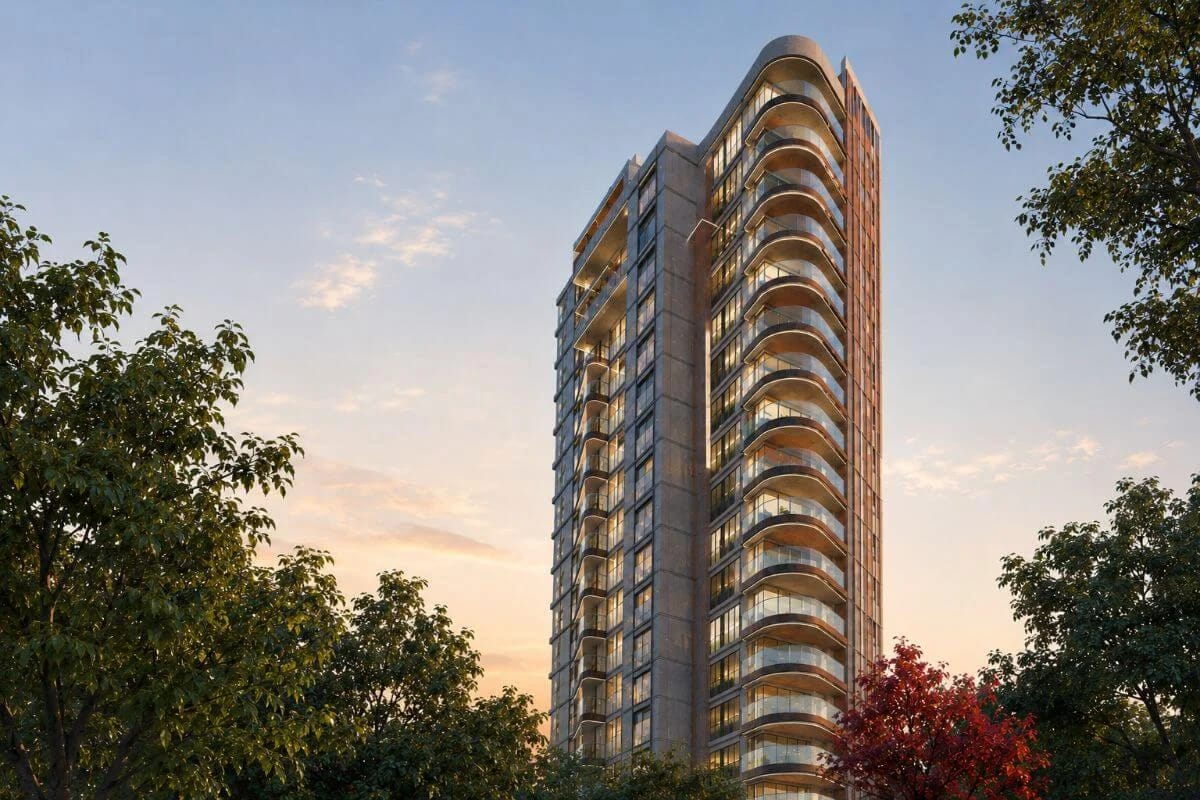
#> input picture assets/WhatsApp Image 2026-10-27 at 11.30.09 AM.jpeg, 1200 x 800 px, found by its file name
$ python compare_diff_map.py
#> lines starting #> are read from the running program, lines starting #| are printed output that depends on the picture; after the words box and inside, x2 and y2 are one past the last pixel; in counts of white or black regions, pixels touching at a corner belong together; long printed decimals are rounded
import cv2
import numpy as np

photo = cv2.imread(r"c:\Users\manpr\Documents\42 Kalidasa\assets\WhatsApp Image 2026-10-27 at 11.30.09 AM.jpeg")
#> photo is the input picture: shape (800, 1200, 3); mean B, G, R 123.1, 127.3, 130.8
render = cv2.imread(r"c:\Users\manpr\Documents\42 Kalidasa\renders\preview\exterior_photo_match_render.png")
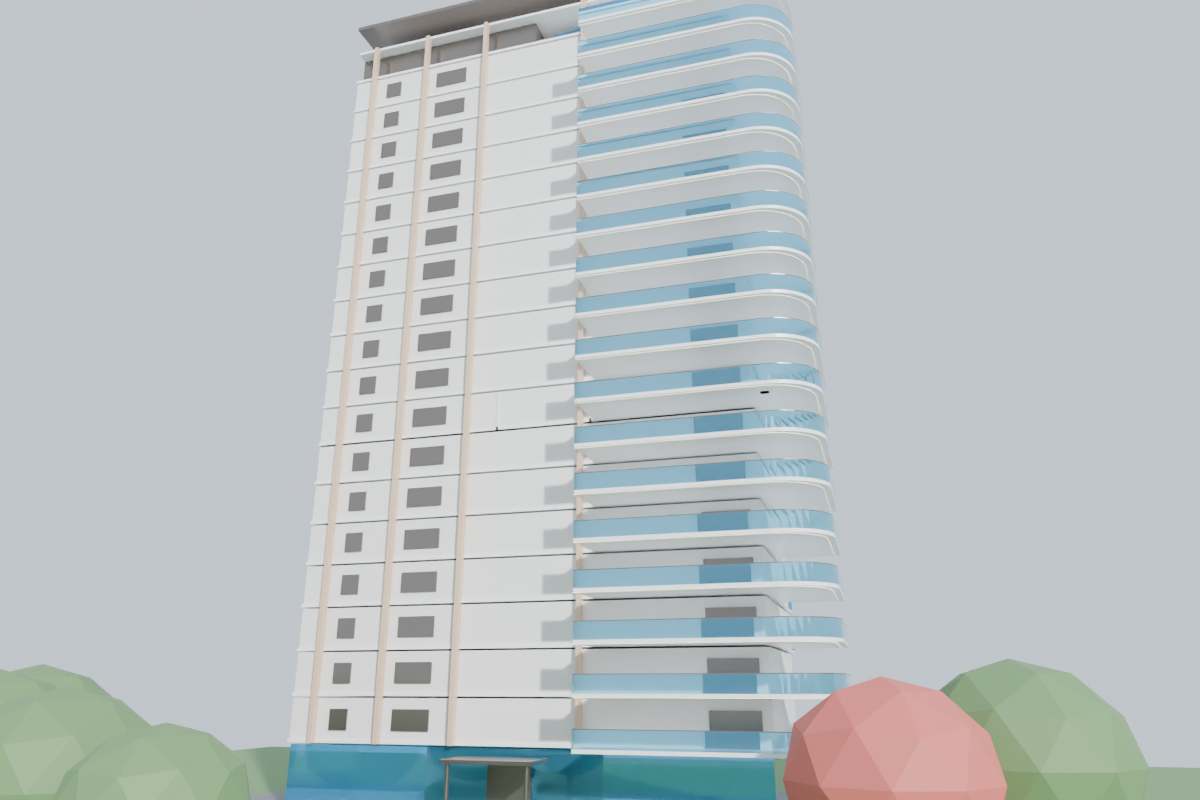
#> input picture renders/preview/exterior_photo_match_render.png, 1200 x 800 px, found by its file name
#> render is the input picture: shape (800, 1200, 3); mean B, G, R 193.8, 191.9, 185.4

# Let's inspect the differences between photo and render:
# 1. Sky:
photo_sky = photo[50:150, 100:300]
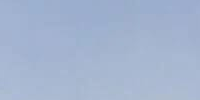
#> photo_sky: shape (100, 200, 3); mean B, G, R 207.8, 180.5, 164.3
render_sky = render[50:150, 100:300]
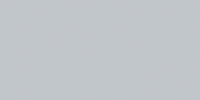
#> render_sky: shape (100, 200, 3); mean B, G, R 201.9, 197.7, 193.1
print("Photo Sky mean BGR:", np.mean(photo_sky, axis=(0,1)))
#| Photo Sky mean BGR: [207.8176  180.496 164.270]
print("Render Sky mean BGR:", np.mean(render_sky, axis=(0,1)))
#| Render Sky mean BGR: [201.862  197.694  193.1211]

# 2. Main tower body in photo vs render:
# In render:
# Let's check where the building is located in both images:
# Find building mask (pixels that are not sky/background)
photo_bg_thresh = (photo[:,:,0] > 180) & (photo[:,:,1] > 160) & (photo[:,:,2] > 140)
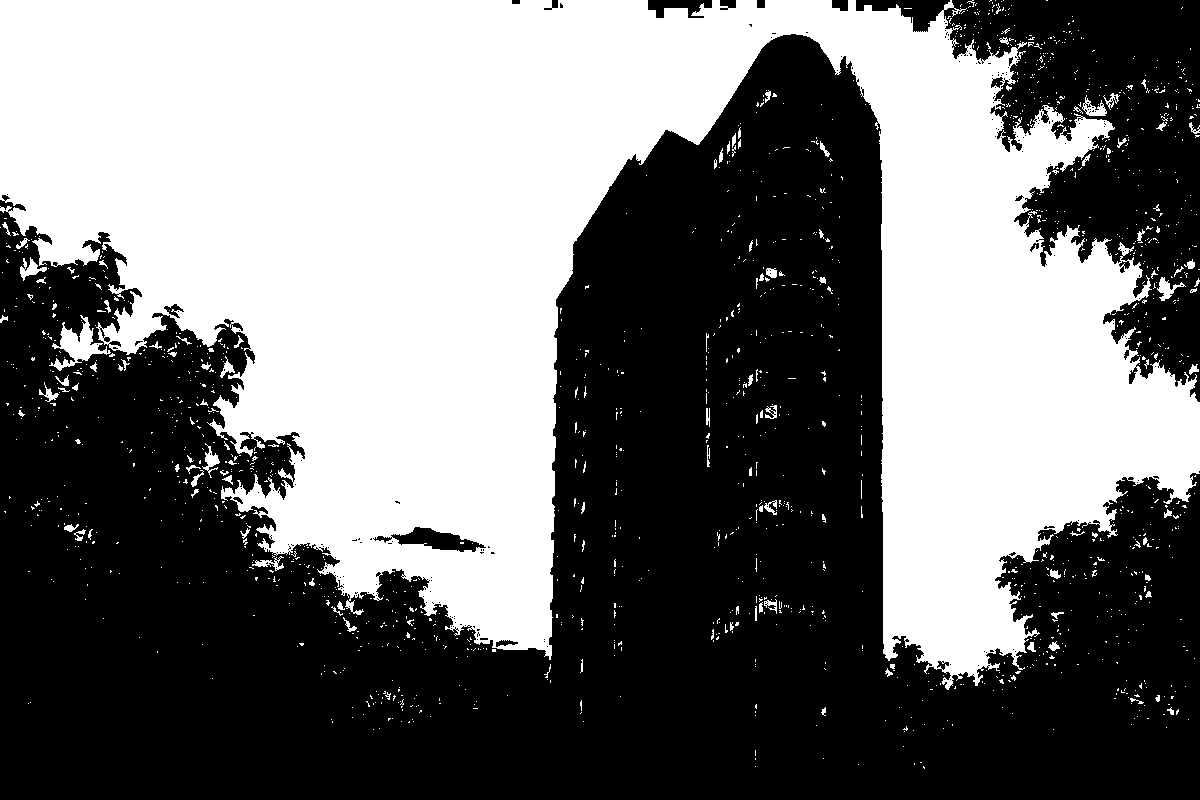
#> photo_bg_thresh: shape (800, 1200) bool; 44.7% white; 1602 white regions (1485 under 20 px), largest, box (x1, y1, x2, y2) and area: (0, 0, 1200, 690) 418415, (49, 315, 111, 371) 1193, (1157, 277, 1186, 301) 261
print("Photo background sky percentage:", np.mean(photo_bg_thresh[:400, :]) * 100)
#| Photo background sky percentage: 64.979

render_bg_thresh = (render[:,:,0] > 180) & (render[:,:,1] > 180) & (render[:,:,2] > 180)
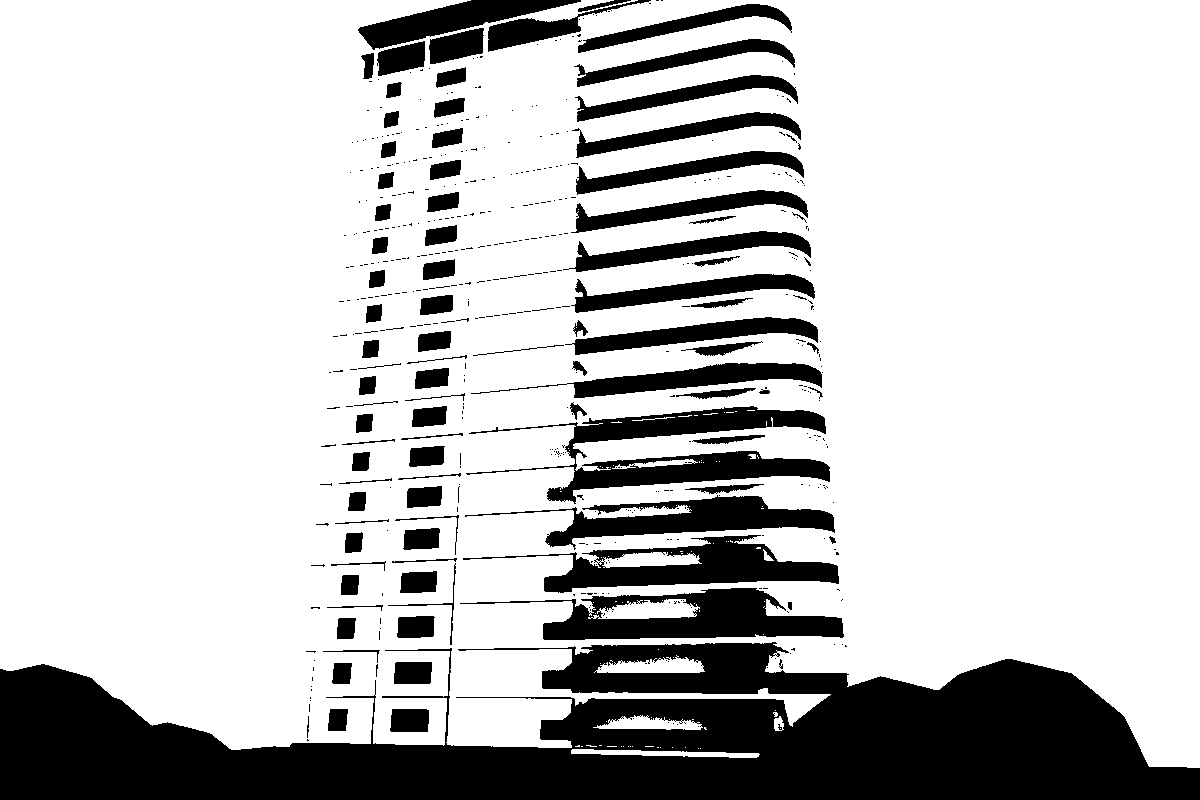
#> render_bg_thresh: shape (800, 1200) bool; 77.4% white; 523 black regions (427 under 20 px), largest, box (x1, y1, x2, y2) and area: (0, 642, 1200, 800) 116048, (466, 406, 830, 504) 11511, (460, 588, 844, 640) 9340
print("Render background sky percentage:", np.mean(render_bg_thresh[:400, :]) * 100)
#| Render background sky percentage: 88.888

# Let's save a visual comparison with difference map
# Resize or align if needed: both are 800x1200!
diff = cv2.absdiff(photo, render)
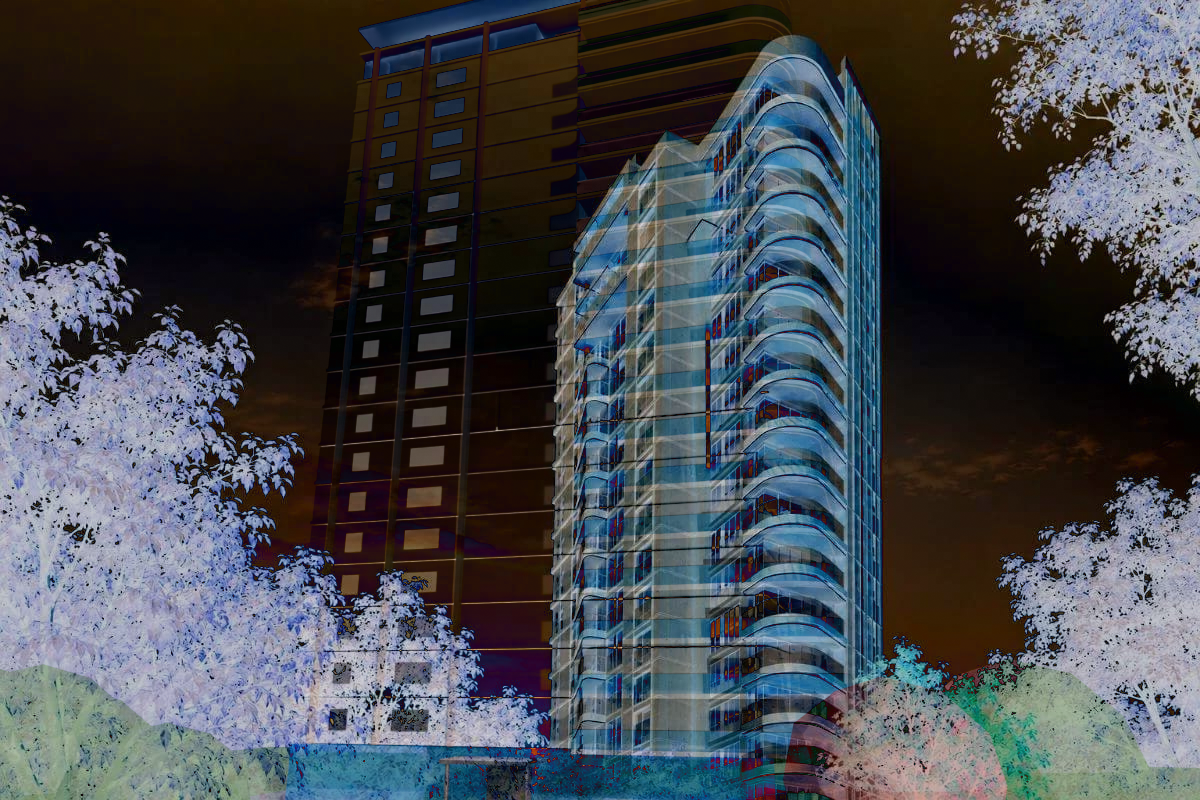
#> diff: shape (800, 1200, 3); mean B, G, R 79.2, 73.3, 69.9
cv2.imwrite(r"c:\Users\manpr\Documents\42 Kalidasa\renders\preview\diff_map.png", diff)
print("Saved diff_map.png")
